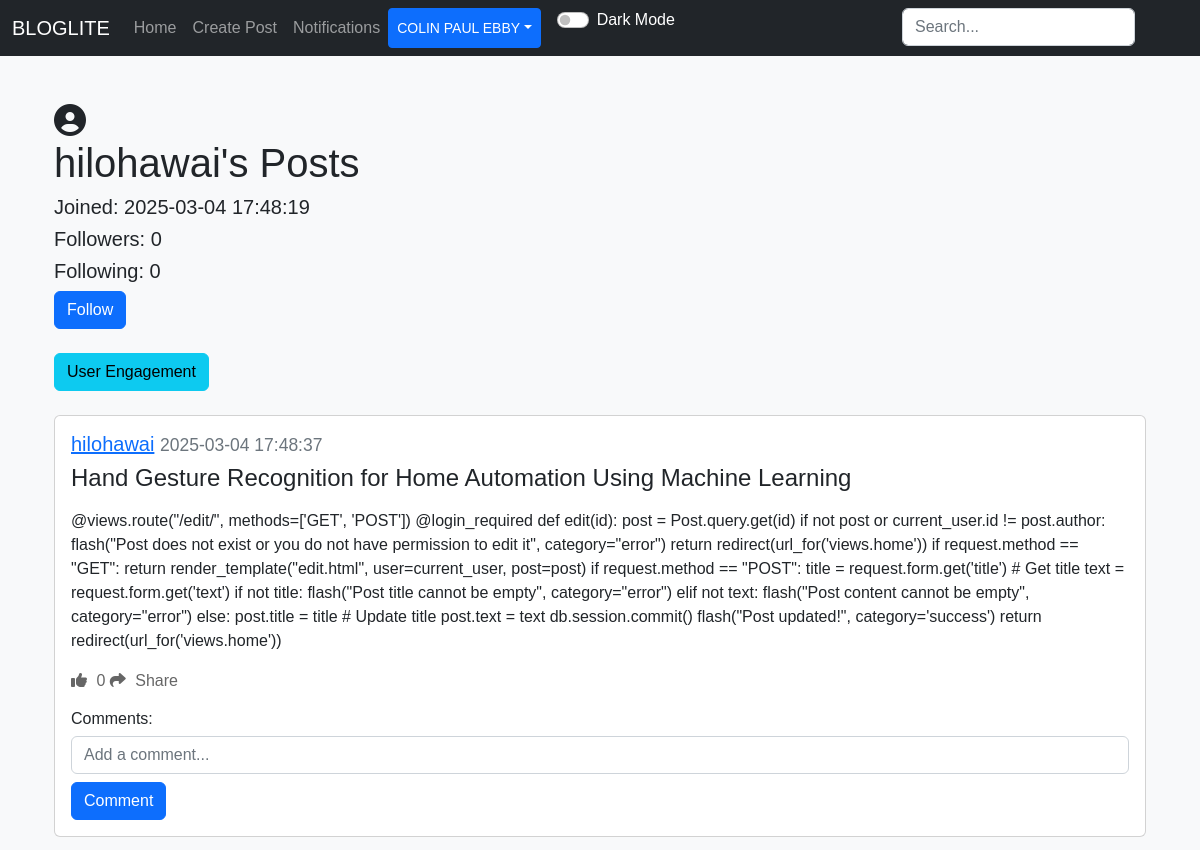
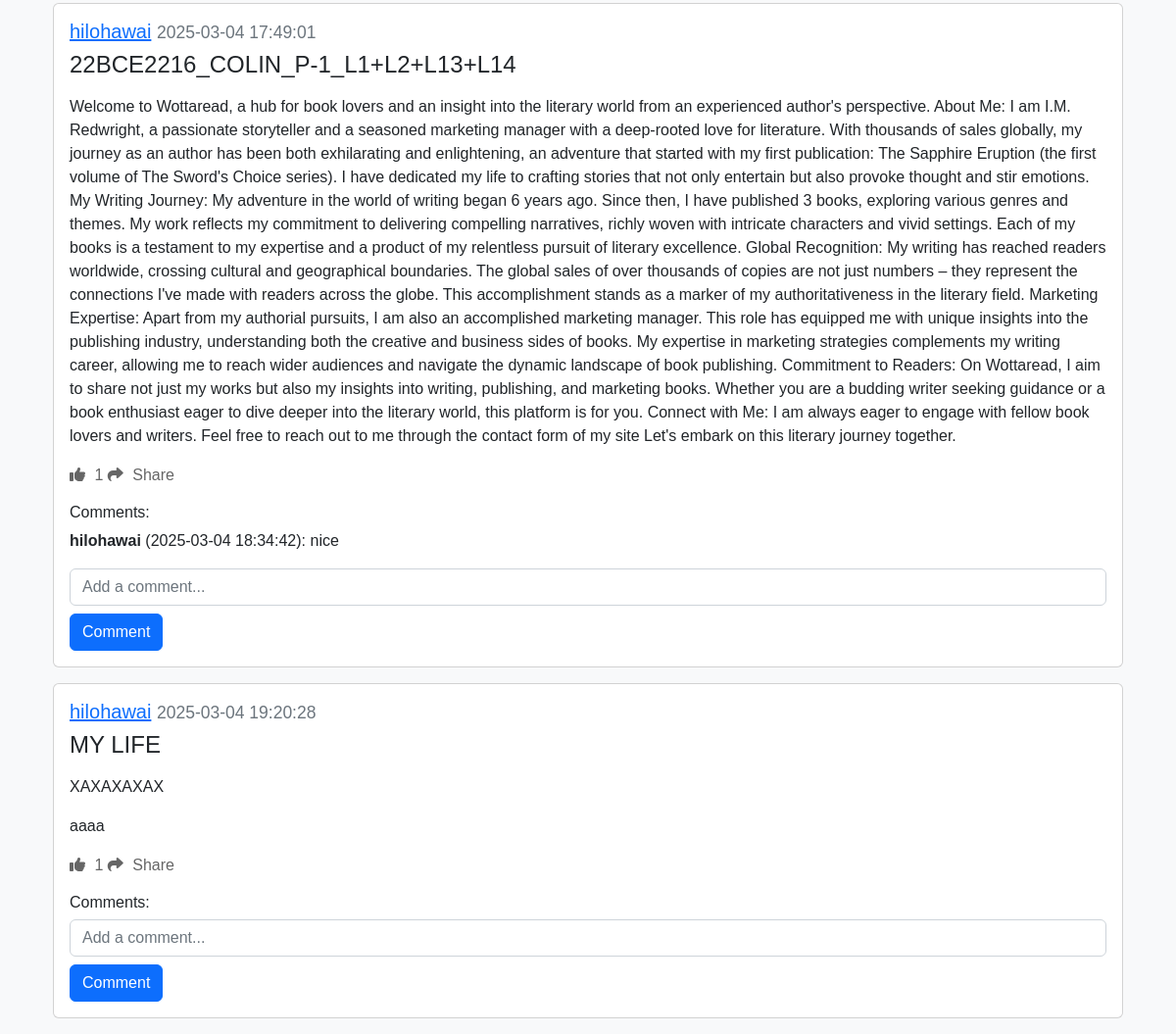
The page /posts/hilohawai (signed in) on the database its author committed (2 pictures, top to bottom).
### applicaton/models.py (models this page shows)
class User(db.Model, UserMixin):
    id = db.Column(db.Integer, primary_key=True)
    email = db.Column(db.String(150), unique=True)
    username = db.Column(db.String(150), unique=True)
    password = db.Column(db.String(150))
    date_created = db.Column(db.DateTime(timezone=True), default=func.now())
    profile_picture = db.Column(db.String(150), nullable=True)
    posts = db.relationship("Post", backref="user", cascade="all, delete")
    comments = db.relationship("Comment", backref="user", cascade="all, delete")
    likes = db.relationship("Like", backref="user", cascade="all, delete")
    followers = db.relationship("Follower", foreign_keys=[Follower.user_id], backref="followed_user", lazy="dynamic")
    following = db.relationship("Follower", foreign_keys=[Follower.follower_id], backref="follower", lazy="dynamic")
    notifications = db.relationship("Notification", backref="user", cascade="all, delete", lazy="dynamic")

class Post(db.Model):
    id = db.Column(db.Integer, primary_key=True)
    title = db.Column(db.String(150), nullable=False)  # Add title field
    text = db.Column(db.Text, nullable=False)
    date_created = db.Column(db.DateTime(timezone=True), default=func.now())
    author = db.Column(db.Integer, db.ForeignKey('user.id'), nullable=False)
    category_id = db.Column(db.Integer, db.ForeignKey('category.id'), nullable=True)
    comments = db.relationship("Comment", backref="post", cascade="all, delete")
    likes = db.relationship("Like", backref="post", cascade="all, delete")

class Comment(db.Model):
    id = db.Column(db.Integer, primary_key=True)
    text = db.Column(db.String(20), nullable=False)
    date_created = db.Column(db.DateTime(timezone=True), default=func.now())
    author = db.Column(db.Integer, db.ForeignKey('user.id'), nullable=False)
    post_id = db.Column(db.Integer, db.ForeignKey('post.id'), nullable=False)

### applicaton/views.py (the view)
@views.route("/posts/<username>")
@login_required
def post(username):
    user = User.query.filter_by(username=username).first()
    if not user:
        flash("No user with that username exists", category="error")
        return redirect(url_for('views.home'))
    posts = user.posts
    user_id = user.id
    following = Follower.query.filter_by(
        user_id=user.id, follower_id=current_user.id).first()
    return render_template("posts.html", user=current_user, posts=posts, username=username, User=User, following=following, user_id=user_id, profile_user=user)

### applicaton/__init__.py (called while the page is built)
def create_app():
    app = Flask(__name__)
    app.config['SECRET_KEY'] = "perfetch"
    app.config['SQLALCHEMY_DATABASE_URI'] = "sqlite:///database.db"
    db.init_app(app)
    app.app_context().push()
    from .resources import api
    api.init_app(app)
    from .views import views
    app.register_blueprint(views,url_prefix="/")
    from .authentication import authentication
    app.register_blueprint(authentication,url_prefix="/")
    from .models import User,Post,Comment,Like,Follower
    create_database(app)
    login_manager = LoginManager()
    login_manager.login_view = "authentication.log_in"
    login_manager.init_app(app)
    @login_manager.user_loader
    def load_user(id):
        return User.query.get(int(id))
    return app

### applicaton/templates/posts.html (shortened to what this page needs)
{% extends "nav.html" %}
{% block content %}
<div class="container mt-5">
    <div class="profile-pic-container mr-3">
        {% if profile_user.profile_picture %}
            <img src="{{ url_for('static', filename='uploads/' + profile_user.profile_picture) }}" alt="Profile Picture" class="profile-pic">
        {% else %}
            <i class="fas fa-user-circle fa-2x"></i>
        {% endif %}
    </div>
    <h1>{{ username }}'s Posts</h1>
    <h5>Joined: {{ profile_user.date_created }}</h5>
    <h5>Followers: {{ profile_user.followers.count() }}</h5>
    <h5>Following: {{ profile_user.following.count() }}</h5>
    <form action="{{ url_for('views.follow_unfollow', username=username) }}" method="POST">
        {% if following %}
            <button type="submit" class="btn btn-danger">Unfollow</button>
        {% else %}
            <button type="submit" class="btn btn-primary">Follow</button>
        {% endif %}
    </form>
    <br>
    <a href="{{ url_for('views.user_engagement', user_id=user_id) }}" class="btn btn-info">User Engagement</a>
    <br>
    <br>
    {% for post in posts %}
        <div class="card mb-3">
            <div class="card-body">
                <h5 class="card-title">
                    <a href="{{ url_for('views.post', username=username) }}">{{ username }}</a>
                    <small class="text-muted">{{ post.date_created }}</small>
                </h5>
                <h4>{{ post.title }}</h4>
                <p class="card-text">{{ post.text | safe }}</p>
                <div>
                    <a href="#" class="like-btn" data-post-id="{{ post.id }}">
                        <i class="fas fa-thumbs-up"></i> <span class="like-count">{{ post.likes|length }}</span>
                    </a>
                    <a href="#" class="share-btn ml-3" data-post-id="{{ post.id }}" data-bs-toggle="modal" data-bs-target="#shareModal">
                        <i class="fas fa-share"></i> Share
                    </a>
                </div>
                <h6 class="mt-3">Comments:</h6>
                <div id="comments-{{ post.id }}">
                    {% for comment in post.comments %}
                        <p id="comment-{{ comment.id }}">
                            <strong>{{ comment.user.username }}</strong> ({{ comment.date_created }}): {{ comment.text }}
                        </p>
                    {% endfor %}
                </div>
                <form class="comment-form" method="POST" data-post-id="{{ post.id }}">
                    <div class="form-group">
                        <input type="text" name="text" class="comment-text form-control" placeholder="Add a comment...">
                        <button type="submit" class="btn btn-primary mt-2">Comment</button>
                    </div>
                </form>
            </div>
        </div>
    {% endfor %}
</div>
{% endblock %}

### applicaton/templates/nav.html (shortened to what this page needs)
<!DOCTYPE html>
<html lang="en">
<head>
  <link href="https://cdn.jsdelivr.net/npm/bootstrap@5.2.3/dist/css/bootstrap.min.css" rel="stylesheet">
  <link rel="stylesheet" href="https://code.jquery.com/ui/1.12.1/themes/base/jquery-ui.css">
  <link rel="stylesheet" href="{{ url_for('static', filename='style.css') }}">
</head>
<body>
  <nav class="navbar navbar-expand-lg navbar-dark bg-dark">
    <div class="container-fluid">
      <a class="navbar-brand" href="/home">BLOGLITE</a>
      <div class="collapse navbar-collapse" id="navbar">
        <div class="navbar-nav">
          <a class="nav-item nav-link" href="/home">Home</a>
          {% if user.is_authenticated %}
            <a class="nav-item nav-link" href="/create-post">Create Post</a>
            <a class="nav-item nav-link" href="/notifications">Notifications</a>
            <div style="position: absolute; right: 57px;">
              <form action="{{ url_for('views.search') }}" method="POST" class="d-flex" role="search">
                <input type="search" placeholder="Search..." name="query" class="form-control me-2" id="search-input">
              </form>
            </div>
            <div class="btn-group">
              <button type="button" class="btn btn-sm btn-primary dropdown-toggle" data-bs-toggle="dropdown">{{ user.username }}</button>
            </div>
          {% else %}
            <a class="nav-item nav-link" href="/login">Login</a>
            <a class="nav-item nav-link" href="/sign-up">Sign Up</a>
          {% endif %}
          <div class="form-check form-switch ms-3">
            <input class="form-check-input" type="checkbox" id="darkModeToggle" onclick="toggleDarkMode()">
            <label class="form-check-label text-white" for="darkModeToggle">Dark Mode</label>
          </div>
        </div>
      </div>
    </div>
  </nav>
  <div class="container">{% block content %}{% endblock %}</div>
</body>
</html>

### applicaton/static/style.css (style rules this page uses)
body { background-color: #f8f9fa; font-family: Arial, sans-serif; }
.profile-pic-container { display: inline-block; vertical-align: middle; margin-right: 10px; }
.like-btn { color: #666; text-decoration: none; transition: color 0.3s ease; }
.like-btn i { margin-right: 5px; }
.share-btn { color: #666; text-decoration: none; transition: color 0.3s ease; }
.share-btn i { margin-right: 5px; }

### rows shown on the page
User: username "COLIN PAUL EBBY"
User: username "hilohawai", date_created "2025-03-04 17:48:19"
Post: username "hilohawai", date_created "2025-03-04 17:48:37", title "Hand Gesture Recognition for Home Automation Using Machine Learning", text "@views.route(\"/edit/\", methods=['GET', 'POST']) @login_required def edit(id): post = Post.query.get(id) if not post or current_user.id != post.author: flash(\"Post does not exist or you do not have permission to edit it\", category=\"error\") return redirect(url_for('views.home')) if request.method == \"GET\": return render_template(\"edit.html\", user=current_user, post=post) if request.method == \"POST\": title = request.form.get('title') # Get title text = request.form.get('text') if not title: flash(\"Post title cannot be empty\", category=\"error\") elif not text: flash(\"Post content cannot be empty\", category=\"error\") else: post.title = title # Update title post.text = text db.session.commit()…", likes|length "0"
Post: username "hilohawai", date_created "2025-03-04 17:49:01", title "22BCE2216_COLIN_P-1_L1+L2+L13+L14", text "Welcome to Wottaread, a hub for book lovers and an insight into the literary world from an experienced author's perspective. About Me: I am I.M. Redwright, a passionate storyteller and a seasoned marketing manager with a deep-rooted love for literature. With thousands of sales globally, my journey as an author has been both exhilarating and enlightening, an adventure that started with my first publication: The Sapphire Eruption (the first volume of The Sword's Choice series). I have dedicated my life to crafting stories that not only entertain but also provoke thought and stir emotions. My Writing Journey: My adventure in the world of writing began 6 years ago. Since then, I have published…", likes|length "1"
Comment: user.username "hilohawai", date_created "2025-03-04 18:34:42", text "nice"
Post: username "hilohawai", date_created "2025-03-04 19:20:28", title "MY LIFE", text "XAXAXAXAX aaaa", likes|length "1"

### other values the page prints
{{ profile_user.followers.count() }} "0"
{{ profile_user.following.count() }} "0"
